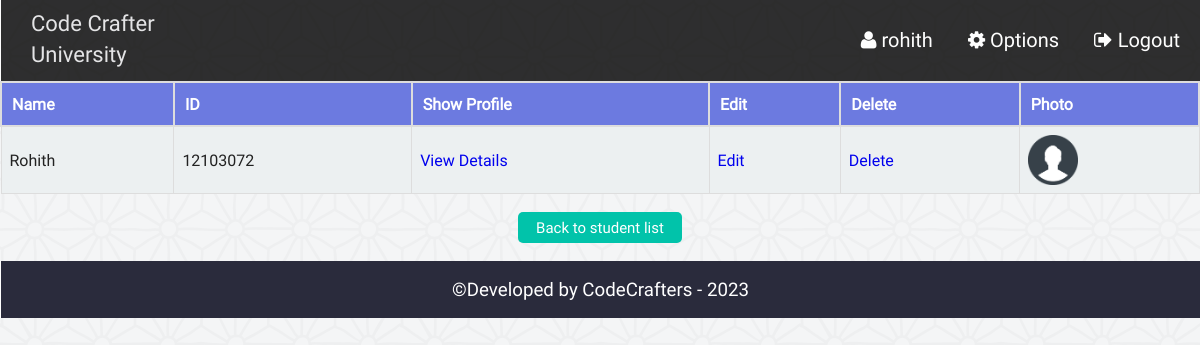
/admin/admin_search_student.php?src_student=12103072 (signed in), run on the app's committed database.
### tables this page shows
CREATE TABLE `st_info` (
  `st_id` int(11) NOT NULL,
  `name` varchar(100) NOT NULL,
  `password` varchar(32) NOT NULL,
  `email` varchar(50) NOT NULL,
  `bday` date NOT NULL,
  `program` varchar(10) NOT NULL,
  `contact` varchar(20) NOT NULL,
  `gender` varchar(10) NOT NULL,
  `address` varchar(255) NOT NULL,
  `img` varchar(255) DEFAULT NULL
);

### admin/php/functions.php (called while the page is built, shortened)
<?php
class login_registration_class{
	public function search($query){
		global $conn;
		$result = $conn->query("SELECT * FROM st_info WHERE (st_id LIKE '%".$query."%'
							OR name LIKE '%".$query."%'
								OR contact LIKE '%".$query."%'
									OR email LIKE '%".$query."%') order by st_id");
		return $result;
	}
};
?>

### admin/admin_search_student.php (the view, shortened to what this page needs)
<?php
	require "php/config.php";
	require_once "php/functions.php";
	$user = new login_registration_class();
?>
<?php
include "php/headertop_admin.php";
?>
	<div class="search_result">
		<table class="tab_one">
			<?php
				$key = $_GET['src_student'];
				$min_length = 1;
				if(strlen($key) >= $min_length){
					$key = htmlspecialchars($key);
					$src_result = $user->search($key);
					$count = $src_result->num_rows;
					if($count>0){
			?>
			<tr>
				<th>Name</th>
				<th>ID</th>
				<th>Show Profile</th>
				<th>Edit</th>
				<th>Delete</th>
				<th>Photo</th>
			</tr>
			<?php
					while($rows = $src_result->fetch_assoc()){
			?>
			<tr>
				<td><?php echo $rows['name'];?></td>
				<td><?php echo $rows['st_id'];?></td>
				<td><a href="admin_single_student.php?id=<?php echo $rows['st_id'];?>">View Details</a></td>
				<td><a href="admin_single_student_update.php?id=<?php echo $rows['st_id'];?>">Edit</a></td>
				<td><a href="admin_delete_student.php?id=<?php echo $rows['st_id'];?>">Delete</a></td>
				<td><img src="img/student/<?php echo $rows['img'];?>" width="50px" height="50px" title="<?php echo $rows['name'];?>" /></td>
			</tr>
			<?php } ?>
			</table>
		<?php
		}else{
				echo "<h2 style='font-size:45px;text-align:center;color:#ddd;'>Opps....No result found !</h2>";
			}
		}else{
			  echo "<h2 style='font-size:45px;text-align:center;color:#ddd;'>Opps....No result found !</h2>";
		}
		?>
		<div class="back fix">
			<p style="text-align:center"><a href="admin_all_student.php"><button class="editbtn">Back to student list</button></a></p>
		</div>
	</div>
<?php include "php/footerbottom.php";?>

### admin/css/style.css (style rules this page uses)
html { color: #222; font-size: 1em; line-height: 1.4; }
audio, canvas, iframe, img, svg, video { vertical-align: middle; }
a { text-decoration:none; }
.fix { overflow:hidden; }
.st_reg th, td { padding: 8px; }
table.tab_one { width:100%; }
table.tab_one th { background:#6c7ae0; padding:10px; font-weight:bold; text-align:left; color:white; }
table.tab_one td { border:1px solid #ddd; padding:8px; }
table.tab_one td a { text-decoration:none; }
table.tab_one tr:nth-child(odd) { background:#ddd; }
table.tab_one tr:nth-child(even) { background:#ecf0f1; }
.editbtn { background-color: #01C3AA; border: none; border-radius:5px; color: white; padding: 5px 18px; text-align: center; text-decoration: none; display: inline-block; font-size: 15px; margin: 2px 1px; cursor: pointer; }
table.att_tab tr,td,th { border:2px solid #ddd; border-collapse:collapse; padding:8px; }

### data on the page
st_info: name "Rohith", st_id "12103072", img (picture)

### other printed values
$admin_name "rohith"
